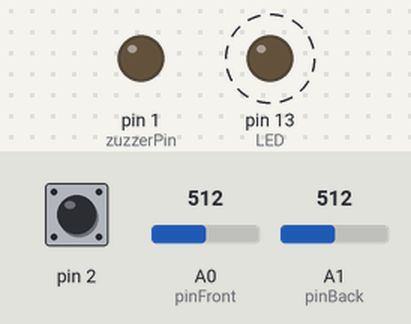
A sketch run on a simulated Arduino Uno, built with avr-gcc and run on an emulated ATmega328P. Shown: output pins drawn as LEDs (lit = HIGH). Dashed ring = blinking. The test bench sets the inputs (shaded band); at power-on: pin 2 HIGH, A0 (pinFront) = 512, A1 (pinBack) = 512. Sleep ends after the set time or at an interrupt.

Above: at 10.05 s.
Timing chart, 0 to 13.0 s (numbered marks = the images above):
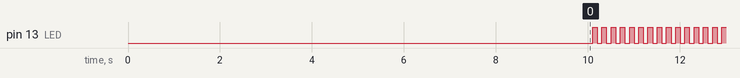

Measured:
- by itself, pin 13 (LED): alternates HIGH for 0.10 s and LOW for 0.10 s, 100 changes in all, then stays LOW

The sketch:

Buzzer.ino
```cpp
#include <avr/sleep.h>

  const byte
    LED = LED_BUILTIN,
    zuzzerPin = 1,
    pinFront = A0,
    pinBack = A1,
    maxMissedStepsAllowed = 5, // after 5 steps will ring()
    pauseBetweenMeasurments = 100,
    minTimespanBetweenSteps = 200,
    minBackPressureRequiredFraction = 10, // == 10%
    minFrontPressureRequiredFraction = 2; // ==50%
  const int powerSaveTimeoutMs = 10000;
  const float highLearingRatio = 0.8;
  int
    missedSteps = 0,
    frontMaxValue = 20,
    backMaxValue = 20,
    backPreviousHighTime = 0,
    nonMissedStepsCount,
    nonMissedStepsTimeStamp,
    lastStepTimeStamp;
  bool pressingDown, backPressed, lightOn;

void setup(){
  pinMode(zuzzerPin, OUTPUT);
  pinMode(LED, OUTPUT);
  delay(10000);
}

void zuzz(){
  digitalWrite(zuzzerPin, HIGH);
  delay(250);
  digitalWrite(zuzzerPin, LOW);
}

void loop(){
  int timeNow = millis();
  digitalWrite(LED, lightOn);
  lightOn = !lightOn;
  int frontPressure = analogRead(pinFront);
  int  backPressure = analogRead(pinBack);
  if (frontPressure * minFrontPressureRequiredFraction > frontMaxValue){
    // front is on the flore,
    if (!pressingDown){
      lastStepTimeStamp = timeNow;
      //  and this is beginning of new step
      nonMissedStepsCount++;
      if (!backPressed){
        if (timeNow - backPreviousHighTime >= minTimespanBetweenSteps && missedSteps++ >= maxMissedStepsAllowed){
          zuzz();
          missedSteps = 0;
          nonMissedStepsTimeStamp = timeNow;
          nonMissedStepsCount = 0;
        }
      }
      // reset backPressed && backPreviousHighTime
      backPressed = false;
      backPreviousHighTime = timeNow;
    }

    pressingDown = true;
    if (!backPressed){
      if (backPressure * minBackPressureRequiredFraction > backMaxValue){
        backPressed = true;
        missedSteps = 0;
        if (backPressure * highLearingRatio > backMaxValue){
          backMaxValue = backPressure * highLearingRatio;
        }
      }
    }
    if (frontPressure * highLearingRatio > frontMaxValue){
      frontMaxValue = frontPressure * highLearingRatio;
    }
  }
  else {
    // front is in the air
    pressingDown = false;
  }
  if (timeNow - lastStepTimeStamp > powerSaveTimeoutMs){
    sleep();
    lastStepTimeStamp = millis();
  }
  else {
    delay(pauseBetweenMeasurments);
  }
}


void wake()
{
  sleep_disable();
  detachInterrupt(0);
  pinMode(zuzzerPin, OUTPUT);
  pinMode(LED, OUTPUT);
}

void sleep(){
  byte adcsra = ADCSRA;
  ADCSRA = 0;
  pinMode(zuzzerPin, INPUT);
  pinMode(LED, INPUT);
  set_sleep_mode(SLEEP_MODE_PWR_DOWN);
  sleep_enable();
  noInterrupts();
  attachInterrupt(0, wake, FALLING);
  EIFR = bit(INTF0);
#ifdef BODSE
  MCUCR = bit(BODS) | bit(BODSE);
  MCUCR = bit(BODS);
#endif
  interrupts();
  sleep_cpu();
  ADCSRA = adcsra;
}
```
